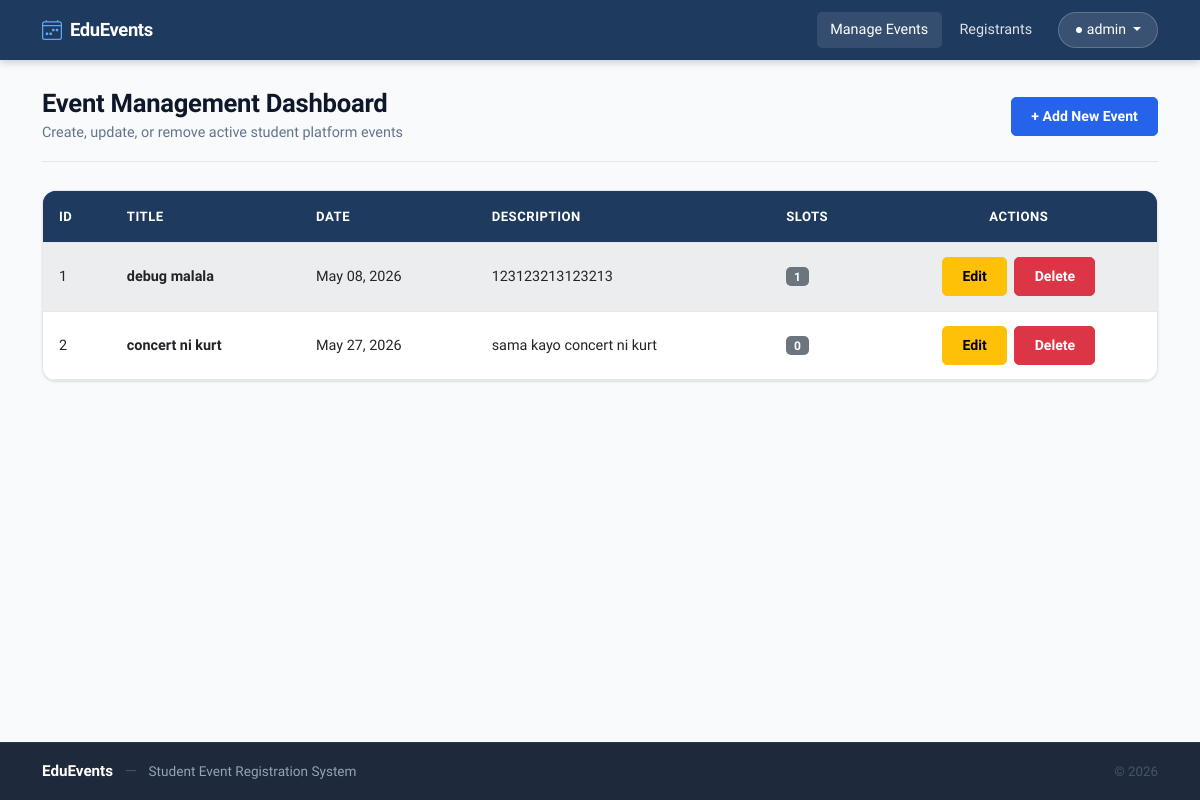
The page /admin/events/events.php (signed in) on the database its author committed.
### tables this page shows
CREATE TABLE `events` (
  `id` int(11) NOT NULL,
  `title` varchar(150) NOT NULL,
  `description` text NOT NULL,
  `event_date` date NOT NULL,
  `slots` int(11) NOT NULL
);

### admin/events/events.php (the view, shortened to what this page needs)
<?php
require_once '../../auth/db.php';
$stmt = $pdo->query("SELECT * FROM events ORDER BY event_date ASC");
$events = $stmt->fetchAll();
$rootPath = '../../';
include '../../includes/header.php';
?>
<div class="container">
    <div class="page-heading d-flex justify-content-between align-items-center">
        <div>
            <h2>Event Management Dashboard</h2>
            <p>Create, update, or remove active student platform events</p>
        </div>
        <a href="add-event.php" class="btn btn-primary">+ Add New Event</a>
    </div>
    <div class="table-card mt-4">
        <table class="table table-striped table-hover align-middle mb-0">
            <thead class="table-dark">
                <tr>
                    <th>ID</th>
                    <th>Title</th>
                    <th>Date</th>
                    <th>Description</th>
                    <th>Slots</th>
                    <th class="text-center">Actions</th>
                </tr>
            </thead>
            <tbody>
                <?php if (count($events) > 0): ?>
                    <?php foreach ($events as $row): ?>
                        <tr>
                            <td><?php echo $row['id']; ?></td>
                            <td><strong><?php echo htmlspecialchars($row['title']); ?></strong></td>
                            <td><?php echo date('M d, Y', strtotime($row['event_date'])); ?></td>
                            <td><?php echo htmlspecialchars(substr($row['description'], 0, 60)) . (strlen($row['description']) > 60 ? '...' : ''); ?></td>
                            <td><span class="badge bg-secondary"><?php echo $row['slots']; ?></span></td>
                            <td class="text-center">
                                <a href="edit-event.php?id=<?php echo $row['id']; ?>" class="btn btn-sm btn-warning me-1">Edit</a>
                                <a href="events.php?delete_id=<?php echo $row['id']; ?>" class="btn btn-sm btn-danger" data-confirm="Are you sure you want to permanently delete '<?php echo htmlspecialchars($row['title'], ENT_QUOTES); ?>'?">Delete</a>
                            </td>
                        </tr>
                    <?php endforeach; ?>
                <?php else: ?>
                    <tr>
                        <td colspan="6" class="text-center text-muted py-4">No events found. Click "+ Add New Event" to get started.</td>
                    </tr>
                <?php endif; ?>
            </tbody>
        </table>
    </div>
</div>
<?php include '../../includes/footer.php'; ?>

### includes/header.php (shortened to what this page needs)
<!DOCTYPE html>
<html lang="en">
<head>
  <link href="https://cdn.jsdelivr.net/npm/bootstrap@5.3.0/dist/css/bootstrap.min.css" rel="stylesheet" />
  <link rel="stylesheet" href="<?php echo $rootPath; ?>assets/style.css" />
</head>
<body>
<?php include __DIR__ . '/navbar.php'; ?>
<main class="edu-main">

### includes/navbar.php (shortened to what this page needs)
<?php
$isLoggedIn  = isset($_SESSION['user_id']);
$isAdmin     = isset($_SESSION['role']) && $_SESSION['role'] === 'admin';
$displayName = isset($_SESSION['name'])
               ? htmlspecialchars($_SESSION['name'])
               : (isset($_SESSION['username']) ? htmlspecialchars($_SESSION['username']) : 'Account');
$currentPage = basename($_SERVER['PHP_SELF']);
?>
<nav class="navbar navbar-expand-lg edu-navbar sticky-top">
  <div class="container">
    <a class="navbar-brand edu-brand" href="<?php echo $rootPath ?? '../'; ?>index.php">
      EduEvents
    </a>
    <div class="collapse navbar-collapse" id="eduNavbar">
      <ul class="navbar-nav ms-auto align-items-lg-center gap-lg-1">
        <?php if (!$isLoggedIn): ?>
          <li class="nav-item">
            <a class="nav-link edu-nav-link <?php echo $currentPage === 'login.php' ? 'active' : ''; ?>"
               href="<?php echo $rootPath ?? '../'; ?>auth/login.php">
              Login
            </a>
          </li>
          <li class="nav-item">
            <a class="nav-link edu-nav-cta <?php echo $currentPage === 'register.php' ? 'active' : ''; ?>"
               href="<?php echo $rootPath ?? '../'; ?>auth/register.php">
              Register
            </a>
          </li>
        <?php elseif ($isAdmin): ?>
          <li class="nav-item">
            <a class="nav-link edu-nav-link <?php echo $currentPage === 'events.php' ? 'active' : ''; ?>"
               href="<?php echo $rootPath ?? '../'; ?>admin/events/events.php">
              Manage Events
            </a>
          </li>
          <li class="nav-item">
            <a class="nav-link edu-nav-link <?php echo $currentPage === 'registrants.php' ? 'active' : ''; ?>"
               href="<?php echo $rootPath ?? '../'; ?>admin/registrants/registrants.php">
              Registrants
            </a>
          </li>
          <li class="nav-item dropdown ms-lg-2">
            <a class="nav-link edu-user-pill dropdown-toggle" href="#"
               role="button" data-bs-toggle="dropdown" aria-expanded="false">
              &#9679; <?php echo $displayName; ?>
            </a>
          </li>
        <?php endif; ?>
      </ul>
    </div>
  </div>
</nav>

### includes/footer.php (shortened to what this page needs)
</main>
<footer class="edu-footer">
  <div class="container">
    <div class="row align-items-center py-3">
      <div class="col-md-6 text-center text-md-start mb-1 mb-md-0">
        <span class="edu-footer-brand">EduEvents</span>
        <span class="edu-footer-sep mx-2">&mdash;</span>
        <span class="edu-footer-tag">Student Event Registration System</span>
      </div>
      <div class="col-md-6 text-center text-md-end">
        <small class="text-muted">&copy; <?php echo date('Y'); ?></small>
      </div>
    </div>
  </div>
</footer>
</body>
</html>

### assets/style.css (style rules this page uses)
:root { --clr-primary: #2563eb; --clr-primary-dark: #1d4ed8; --clr-primary-soft: rgba(37, 99, 235, 0.1); --clr-danger: #dc2626; --clr-danger-soft: rgba(220, 38, 38, 0.08); --clr-success: #16a34a; --clr-success-soft: rgba(22, 163, 74, 0.08); --clr-warning: #d97706; --clr-bg: #f8fafc; --clr-surface: #ffffff; --clr-border: #e2e8f0; --clr-border-dark: #cbd5e1; --clr-text: #0f172a; --clr-text-muted: #64748b; --clr-text-light: #94a3b8; --clr-navbar-bg: #1e3a5f; --clr-navbar-text: rgba(255,255,255,0.85); --clr-navbar-active: #ffffff; --clr-footer-bg: #1e293b; --font-main: 'Plus Jakarta Sans', system-ui, sans-serif; --radius-sm: 5px; --radius-md: 10px; --radius-lg: 14px; --radius-xl: 20px; --shadow-sm: 0 1px 3px rgba(0,0,0,0.08), 0 1px 2px rgba(0,0,0,0.06); --shadow-md: 0 4px 12px rgba(0,0,0,0.1); --shadow-lg: 0 8px 30px rgba(0,0,0,0.12); --transition: 0.18s ease; }
*, *::before, *::after { box-sizing: border-box; }
html { scroll-behavior: smooth; }
body { font-family: var(--font-main); background-color: var(--clr-bg); color: var(--clr-text); font-size: 0.95rem; line-height: 1.65; min-height: 100vh; display: flex; flex-direction: column; }
h1, h2, h3, h4, h5, h6 { font-family: var(--font-main); font-weight: 700; color: var(--clr-text); letter-spacing: -0.01em; }
a { color: var(--clr-primary); text-decoration: none; transition: color var(--transition); }
.edu-main { flex: 1; padding-top: 1.75rem; padding-bottom: 3rem; animation: eduFadeIn 0.3s ease both; }
.edu-navbar { background-color: var(--clr-navbar-bg); padding: 0.6rem 0; box-shadow: 0 2px 8px rgba(0,0,0,0.2); }
.edu-brand { font-weight: 800; font-size: 1.15rem; color: #fff !important; display: flex; align-items: center; gap: 0.5rem; letter-spacing: -0.02em; }
.brand-icon { color: #60a5fa; flex-shrink: 0; }
.edu-nav-link { color: var(--clr-navbar-text) !important; font-weight: 500; font-size: 0.9rem; padding: 0.4rem 0.85rem !important; border-radius: var(--radius-sm); transition: background-color var(--transition), color var(--transition); }
.edu-nav-link:hover, .edu-nav-link.active { color: var(--clr-navbar-active) !important; background-color: rgba(255,255,255,0.1); }
.edu-user-pill { background-color: rgba(255,255,255,0.12) !important; border: 1px solid rgba(255,255,255,0.2); border-radius: 20px !important; color: #fff !important; font-size: 0.88rem; font-weight: 500; padding: 0.35rem 1rem !important; transition: background-color var(--transition); }
.edu-footer { background-color: var(--clr-footer-bg); border-top: 1px solid rgba(255,255,255,0.06); margin-top: auto; }
.edu-footer-brand { font-weight: 800; font-size: 0.95rem; color: #fff; }
.edu-footer-sep { color: #475569; }
.edu-footer-tag { color: #94a3b8; font-size: 0.85rem; }
.edu-footer .text-muted { color: #475569 !important; }
.btn { font-family: var(--font-main); font-weight: 600; font-size: 0.88rem; border-radius: var(--radius-sm); padding: 0.5rem 1.2rem; transition: all var(--transition); }
.btn-primary { background-color: var(--clr-primary); border-color: var(--clr-primary); }
.table { font-size: 0.9rem; color: var(--clr-text); }
.table > :not(caption) > * > * { padding: 0.9rem 1rem; border-color: var(--clr-border); }
.table thead th { font-weight: 700; font-size: 0.82rem; text-transform: uppercase; letter-spacing: 0.04em; }
.table-dark { background-color: var(--clr-navbar-bg) !important; --bs-table-bg: var(--clr-navbar-bg); --bs-table-color: #fff; --bs-table-border-color: rgba(255,255,255,0.1); }
.table-striped > tbody > tr:nth-of-type(odd) > * { background-color: #f8fafc; }
.table-card { background-color: var(--clr-surface); border: 1px solid var(--clr-border); border-radius: var(--radius-lg); overflow: hidden; box-shadow: var(--shadow-sm); }
.badge { font-family: var(--font-main); font-weight: 600; font-size: 0.75rem; padding: 0.3em 0.65em; border-radius: var(--radius-sm); }
.page-heading { margin-bottom: 1.75rem; padding-bottom: 1rem; border-bottom: 1px solid var(--clr-border); }
.page-heading h2 { font-size: 1.6rem; font-weight: 800; margin-bottom: 0.2rem; }
.page-heading p { color: var(--clr-text-muted); font-size: 0.9rem; margin: 0; }

### rows shown on the page
events: id "1", title "debug malala", event_date "May 08, 2026", description "123123213123213", slots "1"
events: id "2", title "concert ni kurt", event_date "May 27, 2026", description "sama kayo concert ni kurt", slots "0"

### other values the page prints
$displayName "admin"
